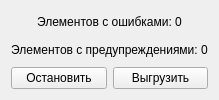
<?xml version="1.0" encoding="UTF-8"?>
<ui version="4.0">
  <class>ResultView</class>
  <widget class="QWidget" name="gridLayoutWidget">
    <layout class="QGridLayout" name="gridLayout">
      <item row="0" column="0" colspan="2">
        <widget class="QLabel" name="wrong_elements">
          <property name="text">
            <string>Элементов с ошибками: 0</string>
          </property>
          <property name="alignment">
            <set>Qt::AlignCenter</set>
          </property>
        </widget>
      </item>
      <item row="1" column="0" colspan="2">
        <widget class="QLabel" name="warnings_elements">
          <property name="text">
            <string>Элементов с предупреждениями: 0</string>
          </property>
          <property name="alignment">
            <set>Qt::AlignCenter</set>
          </property>
        </widget>
      </item>
      <item row="2" column="0">
        <widget class="QPushButton" name="suspend_button">
          <property name="text">
            <string>Остановить</string>
          </property>
        </widget>
      </item>
      <item row="2" column="1">
        <widget class="QPushButton" name="download_button">
          <property name="text">
            <string>Выгрузить</string>
          </property>
        </widget>
      </item>
    </layout>
  </widget>
</ui>
